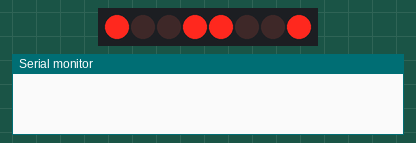
The sketch below on a simulated Arduino Uno, built with avr-gcc and run on an emulated ATmega328P. On the bench: 8 shift-register outputs drawn as a row of LEDs (first output left, lit = HIGH), the last lines printed to the serial monitor. Wiring (inferred from the names in the program): shift register (74HC595): data pin 12; shift clock pin 9; latch pin 11. Wiring (inferred from the signals the program sends): row of LEDs: on Q0, Q1, Q2, Q3, Q4, Q5, Q6, Q7.

Above: at 3.2 s.
At 4.2 s:
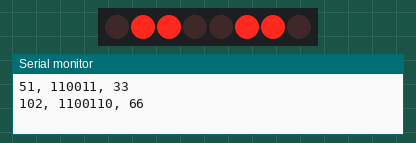
At 5.7 s:
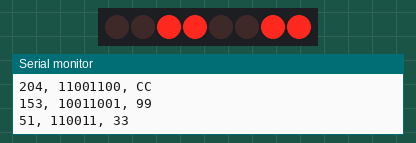
At 6.7 s:
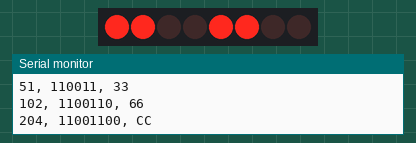
Timing chart, 0 to 7.6 s (numbered marks = the images above):
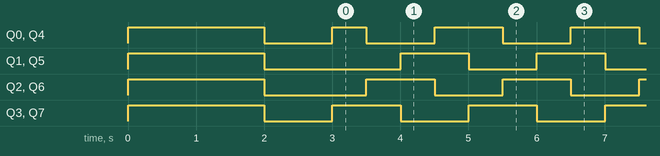

The sketch:

Shift_Registers_Left_Right.ino
```cpp
int latchPin=11;
int clockPin=9;
int dataPin=12;
int dt=500;

byte LEDs=0xFF;
byte LEDsb=0x00;


//byte LED1s=0b10101010;
//byte LED2s=0b01010101;

void setup() {
  // put your setup code here, to run once:
Serial.begin(9600);
pinMode(latchPin,OUTPUT);
pinMode(dataPin,OUTPUT);
pinMode(clockPin,OUTPUT);
digitalWrite(latchPin,LOW);
shiftOut(dataPin,clockPin,LSBFIRST,LEDs); //This is used to turn all the lights on at begining
digitalWrite(latchPin,HIGH);
delay(dt +dt +dt +dt);                    //This is used to pause the full lights on
digitalWrite(latchPin,LOW);
shiftOut(dataPin,clockPin,LSBFIRST,LEDsb);
digitalWrite(latchPin,HIGH);
delay(dt +dt);
  LEDsb=0x99;                             //This is a seed number to begin a light sequence

}

void loop() {
  // put your main code here, to run repeatedly:
digitalWrite(latchPin,LOW);
shiftOut(dataPin,clockPin,LSBFIRST,LEDsb);
digitalWrite(latchPin,HIGH);
delay(dt);

  LEDsb = LEDsb/128 + LEDsb*2;    //This shifts all teh lights to the left
//LEDsb = LEDsb*128 + LEDsb/2;    //This shifts all the lights to the right
//LEDsb=LEDsb +1;                 //is is a binary counter
//LED1s = LED1s >> 1;

Serial.print(LEDsb);
Serial.print(", ");
Serial.print(LEDsb, BIN);
Serial.print(", ");
Serial.println(LEDsb, HEX);
}
```

Measured:
- by itself, Q0, Q4: goes LOW 1.0 s, HIGH 0.50 s, 18 × (LOW 1.0 s, HIGH 1.0 s), then LOW
- by itself, Q1, Q2, Q5, Q6: repeats every 2.0 s: HIGH 1.0 s, LOW 1.0 s
- by itself, Q3, Q7: alternates HIGH for 1.0 s and LOW for 1.0 s
